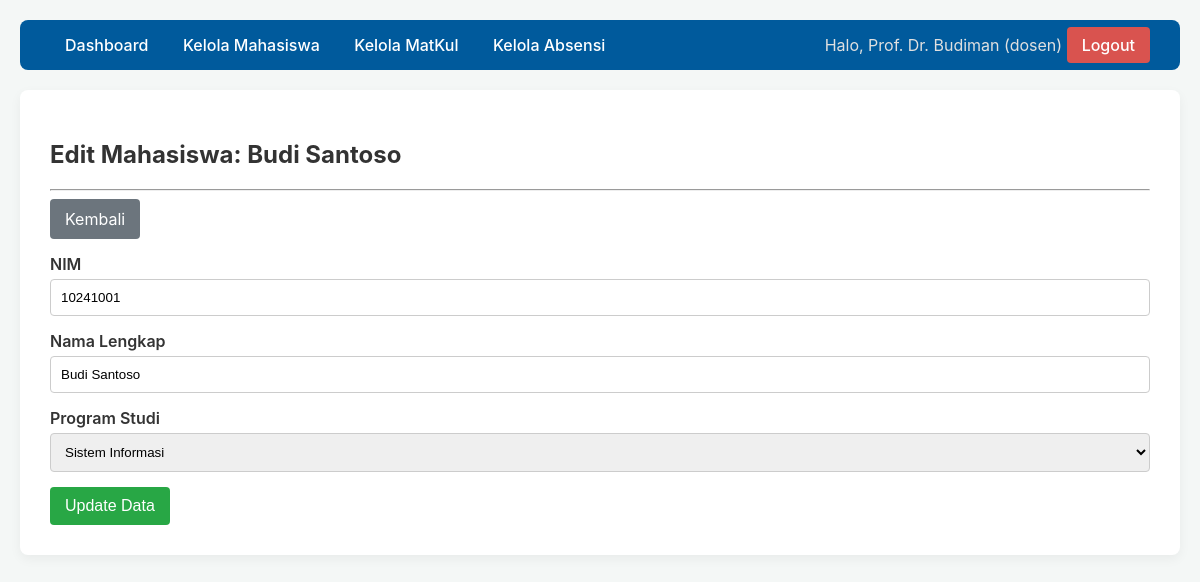
Page /dosen/edit_mahasiswa.php?id=1 (signed in) on the committed database.
### tables this page shows
CREATE TABLE dosen (
    id_dosen INT AUTO_INCREMENT PRIMARY KEY,
    nip VARCHAR(20) NOT NULL UNIQUE,
    nama_dosen VARCHAR(100) NOT NULL
);

CREATE TABLE mahasiswa (
    id_mahasiswa INT AUTO_INCREMENT PRIMARY KEY,
    nim VARCHAR(20) NOT NULL UNIQUE,
    nama_lengkap VARCHAR(100) NOT NULL,
    id_prodi INT,
    FOREIGN KEY (id_prodi) REFERENCES program_studi(id_prodi) ON DELETE SET NULL
);

CREATE TABLE program_studi (
    id_prodi INT AUTO_INCREMENT PRIMARY KEY,
    nama_prodi VARCHAR(100) NOT NULL UNIQUE
);

### dosen/edit_mahasiswa.php (the view, shortened to what this page needs)
<?php
require __DIR__ . '/../templates/header.php';
$id_mahasiswa = $_GET['id'];
$prodi_list = $pdo->query("SELECT * FROM program_studi ORDER BY nama_prodi")->fetchAll();
$mhs = null;
if ($_SERVER["REQUEST_METHOD"] == "POST") {
    $nim = $_POST['nim'];
    $nama_lengkap = $_POST['nama_lengkap'];
    $id_prodi = $_POST['id_prodi'];
    if (empty($nim) || empty($nama_lengkap) || empty($id_prodi)) {
        $error = 'Semua field wajib diisi.';
        $stmt = $pdo->prepare("SELECT * FROM mahasiswa WHERE id_mahasiswa = ?");
        $stmt->execute([$id_mahasiswa]);
        $mhs = $stmt->fetch();
    } else {
        try {
            $stmt = $pdo->prepare("UPDATE mahasiswa SET nim = ?, nama_lengkap = ?, id_prodi = ? WHERE id_mahasiswa = ?");
            $stmt->execute([$nim, $nama_lengkap, $id_prodi, $id_mahasiswa]);
            header("Location: kelola_mahasiswa.php?status=success");
            exit;
        } catch (PDOException $e) {
            if ($e->getCode() == 23000 || $e->getCode() == 1062) {
                $error = 'NIM sudah terdaftar. Silakan gunakan NIM lain.';
            } else {
                $error = 'Database error: ' . $e->getMessage();
            }
            $mhs = $_POST;
            $mhs['id_mahasiswa'] = $id_mahasiswa;
        }
    }
} else {
    $stmt = $pdo->prepare("SELECT * FROM mahasiswa WHERE id_mahasiswa = ?");
    $stmt->execute([$id_mahasiswa]);
    $mhs = $stmt->fetch();
}
?>
<h2>Edit Mahasiswa: <?= htmlspecialchars($mhs['nama_lengkap'] ?? '') ?></h2>
<hr>
<a href="kelola_mahasiswa.php" class="btn btn-secondary">Kembali</a>
<form action="edit_mahasiswa.php?id=<?= $id_mahasiswa ?>" method="POST" style="margin-top: 15px;">
    <div class="form-group">
        <label for="nim">NIM</label>
        <input type="text" id="nim" name="nim" required value="<?= htmlspecialchars($mhs['nim'] ?? '') ?>">
    </div>
    <div class="form-group">
        <label for="nama_lengkap">Nama Lengkap</label>
        <input type="text" id="nama_lengkap" name="nama_lengkap" required value="<?= htmlspecialchars($mhs['nama_lengkap'] ?? '') ?>">
    </div>
    <div class="form-group">
        <label for="id_prodi">Program Studi</label>
        <select id="id_prodi" name="id_prodi" required>
            <?php foreach ($prodi_list as $prodi): ?>
                <option value="<?= $prodi['id_prodi'] ?>"
                    <?php if (isset($mhs['id_prodi']) && $mhs['id_prodi'] == $prodi['id_prodi']) echo 'selected'; ?>
                >
                    <?= htmlspecialchars($prodi['nama_prodi']) ?>
                </option>
            <?php endforeach; ?>
        </select>
    </div>
    <button type="submit" class="btn btn-success">Update Data</button>
</form>
<?php require __DIR__ . '/../templates/footer.php'; ?>

### templates/header.php (shortened to what this page needs)
<?php
require_once __DIR__ . '/../config/database.php';
$current_user = null;
$current_role = null;
if (isset($_SESSION['id_user'])) {
    $current_role = $_SESSION['role'];
    if ($current_role == 'dosen') {
        $stmt = $pdo->prepare("SELECT d.* FROM users u JOIN dosen d ON u.id_dosen = d.id_dosen WHERE u.id_user = ?");
        $stmt->execute([$_SESSION['id_user']]);
        $current_user = $stmt->fetch();
        $current_user['display_name'] = $current_user['nama_dosen'];
    }
}
?>
<!DOCTYPE html>
<html lang="id">
<head>
    <link rel="stylesheet" href="../assets/style.css">
</head>
<body>
<nav>
    <div>
        <?php if ($current_role == 'dosen'): ?>
            <a href="../dosen/index.php">Dashboard</a>
            <a href="../dosen/kelola_mahasiswa.php">Kelola Mahasiswa</a>
            <a href="../dosen/kelola_mk.php">Kelola MatKul</a>
            <a href="../dosen/kelola_absensi.php">Kelola Absensi</a>
        <?php elseif ($current_role == 'mahasiswa'): ?>
            <a href="../mahasiswa/index.php">Dashboard</a>
            <a href="../mahasiswa/isi_absensi.php">Isi Absensi</a>
            <a href="../mahasiswa/riwayat.php">Riwayat Absensi</a>
        <?php else: ?>
            <a href="../auth/login.php">Login</a>
        <?php endif; ?>
    </div>
    <div>
        <?php if ($current_user): ?>
            <span class="user-info">Halo, <?= htmlspecialchars($current_user['display_name']) ?> (<?= $current_role ?>)</span>
            <a href="../auth/logout.php" class="logout">Logout</a>
        <?php endif; ?>
    </div>
</nav>
<div class="container">

### assets/style.css (style rules this page uses)
body { font-family: -apple-system, BlinkMacSystemFont, "Segoe UI", Roboto, Helvetica, Arial, sans-serif; background-color: #f4f7f6; margin: 0; padding: 20px; color: #333; }
nav { background-color: #005a9c; padding: 15px 30px; border-radius: 8px; margin-bottom: 20px; display: flex; justify-content: space-between; align-items: center; }
nav a { color: white; text-decoration: none; padding: 8px 15px; border-radius: 4px; font-weight: 500; }
nav .user-info { color: #e0e0e0; }
nav .logout { background-color: #d9534f; }
.container { background-color: #ffffff; padding: 30px; border-radius: 8px; box-shadow: 0 4px 12px rgba(0, 0, 0, 0.05); }
.form-group { margin-bottom: 15px; }
.form-group label { display: block; margin-bottom: 5px; font-weight: 600; }
.form-group input, .form-group select { width: 100%; padding: 10px; border: 1px solid #ccc; border-radius: 4px; box-sizing: border-box; }
.btn { background-color: #007bff; color: white; padding: 10px 15px; border: none; border-radius: 4px; cursor: pointer; font-size: 16px; text-decoration: none; display: inline-block; }
.btn-success { background-color: #28a745; }
.btn-secondary { background-color: #6c757d; }

### rows in the picture
dosen: nama_dosen "Prof. Dr. Budiman"
mahasiswa: nama_lengkap "Budi Santoso", nim "10241001", id_prodi "Sistem Informasi"

### other values in the picture
$current_role "dosen"
